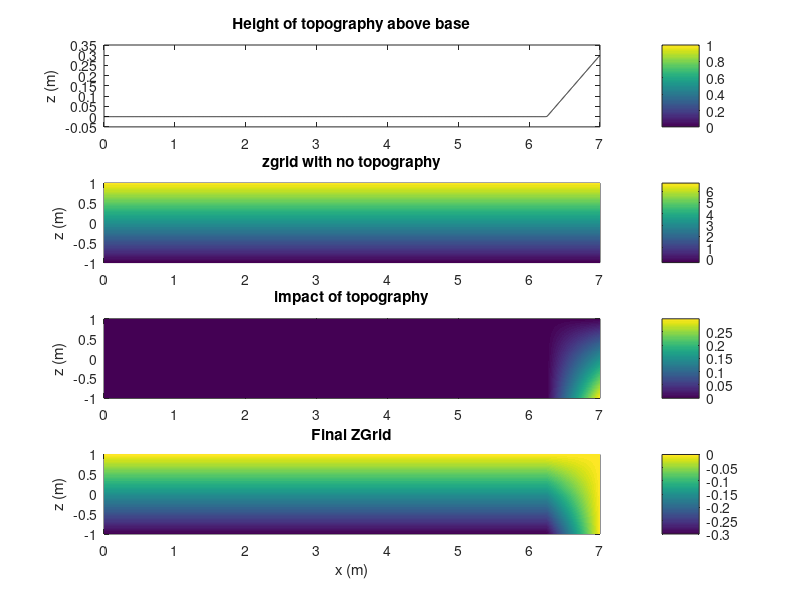
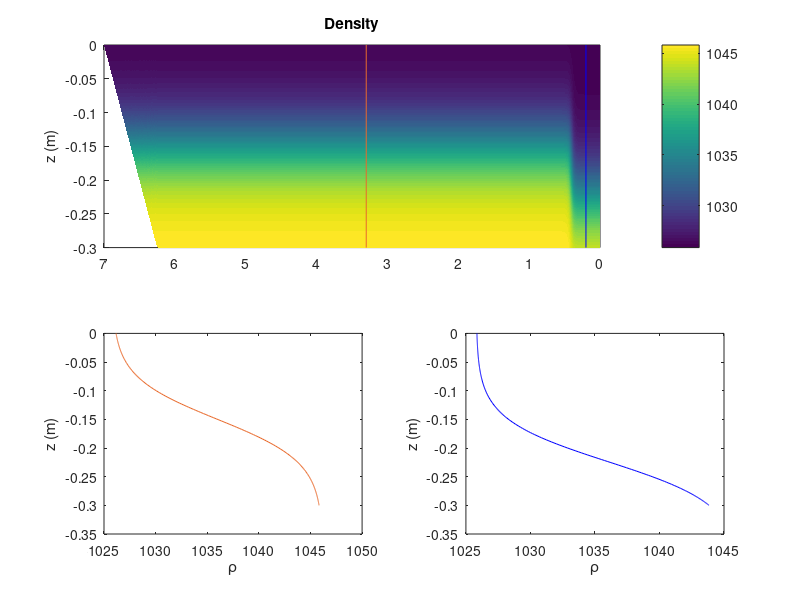

The MATLAB source for these figures, in order:

%INITIAL_CONDITION_MAKER - sets up grids etc as in SPINS, based on input like spins.conf
% outputs a figure equivalent to running the first frame of SPINS
%
% Other m-files required: none
% Subfunctions: none
% MAT-files required: none
%
% See also: 
% Author: Sam Hartharn-Evans
% School of Mathematics, Statistics and Physics, Newcastle University
% email address: s.hartharn-evans2@newcastle.ac.uk
% GitHub: https://github.com/HartharnSam
% June-2020; Last revision: 26-Nov-2020
% MATLAB Version: 9.9.0.1467703 (R2020b)

%---------------------------------------------------
%% BEGIN CODE %%
%---------------------------------------------------
clc; clearvars; close all;
%% Parameters to set to match spins.conf file
% Grid parameters
Lx = 7.0;
Ly = 0.1;
Lz = 0.3;
Nx = 4096;
Ny = 1;
Nz = 256;
min_x=  0;
min_y = 0;
min_z = -.3;

% Physical Parameters
g = 9.81;
rot_f = 0.0e-3;
rho_0 = 1026.0;
visco = 1e-6;
kappa_rho = 1e-7;

% Problem Parameters
delta_rho = (1046-rho_0)/rho_0;
pyc_loc = -0.15;
h_halfwidth = 0.075;
pyc_adj_loc = -0.2237;
h_adj_halfwidth = h_halfwidth;
delta_x = 0.04;
L_adj = 0.4;

% Topography Parameters
hill_height = 0.3;
hill_slope = 0.4;
hill_trans = 0.01;
hill_end_dist = -0.0;

%% Set up grid (don't change this bit)

x = min_x:Lx/(Nx-1):Lx;
y = min_y:Ly/(Ny-1):Ly;
z = 0:Lz/(Nz-1):(Lz);
[xx, yy, ~] = meshgrid(x, y, z);

xx = squeeze(xx);

ii = repmat(0:Nz-1, Nx,1);
kk = repmat(0:Nx-1, 1, Nz);

% set up Chebyshev in vertical
zz = -cos(ii.*pi./(Nz-1));

%% Set up topography and zg (z grid) based on problem topography parameters and equations in .cpp code
hill_length = hill_height/hill_slope;

a1 = Lx-hill_length-hill_end_dist;
d = hill_trans;
a2 = Lx-hill_end_dist;

topo = hill_slope/2 *(hill_length + d*(log(2*cosh((xx - a1)/d)) - log(2*cosh((xx-a2)/d))));

%((.5*(xx-a1+(d1*log(2*cosh((xx-a1)/d1))))));

zg = min_z + 0.5*Lz*(1+zz) + 0.5*(1-zz).*topo;

%% Plot these things upfigure
% Note Units/absolute numbers aren't relevant, just how they change within
% a plot is useful
figure
subplot(4, 1, 1)
plot(x, topo(:, 1), 'k-');
ylabel('z (m)');
title('Height of topography above base')
colorbar
set(gca, 'xlim', [min_x Lx]);

subplot(4, 1, 2)
pcolor(squeeze(xx), squeeze(zz), squeeze(min_z + 0.5*Lx*(1+zz))); shading flat; colorbar
ylabel('z (m)');
title('zgrid with no topography')

subplot(4, 1, 3)
pcolor(squeeze(xx), squeeze(zz), squeeze(0.5*(1-zz).*topo)); shading flat; colorbar
title('impact of topography')
ylabel('z (m)');

subplot(4, 1, 4); 
pcolor(squeeze(xx), squeeze(zz), squeeze(zg)); shading flat; colorbar
title('Final ZGrid');
xlabel('x (m)');
ylabel('z (m)');

%% Identify behind gate and flat bed profile locations
% Behind gate profile
inds_gate = find(xx(:, 1)<L_adj);
line_1 = inds_gate(round(length(inds_gate)/2));

% Flat bed profile
inds_free_wave = find(xx(:, 1)>L_adj*1.15 & xx(:, 1)<(Lx - ...
    (hill_height/hill_slope)*1.15));
line_2 = inds_free_wave(round(length(inds_free_wave)/2));

%% Calculate density profile (based on problem parameters and .cpp equations)

rho =  -0.5 * delta_rho * tanh((zg-pyc_loc)/h_halfwidth); % Without the gate

rho = rho.*0.5.*(1.0+tanh((xx-L_adj)/delta_x)); % Clears the region behind the gate
rho = rho + 0.5*(1.0-tanh((xx-L_adj)/delta_x))...
    .*(-0.5*delta_rho*tanh((zg-pyc_adj_loc)/h_adj_halfwidth)); % Adds in density around the gate

% Conversion to real units
rho = rho_0.*(1 + delta_rho/2 + rho.*(delta_rho.*(1+delta_rho) + 1));

%% Plot densities
figure(2)
subplot(2, 2, [1 2])

pcolor(xx,zg,rho),shading flat
title('Density')
%contourf(x,z,rho),shading flat % This is better for printed figures
ylabel('z (m)')
colorbar
set(gca, 'XDir', 'reverse')
hold on
plot([xx(line_1, 1) xx(line_1, 1)], [-0.3 0], '-b');
plot([xx(line_2, 1) xx(line_2, 2)], [-0.3 0], '-', 'Color', [ 0.9100 0.4100 0.1700]);

%% Plot Gate Water Column
subplot(2, 2, 4)
plot(rho(line_1, :), zg(line_1, :), '-b')
xlabel('\rho')
ylabel('z (m)')
set(gca, 'XDir', 'normal')
%% Plot Main Water Column
subplot(2, 2, 3)

plot(rho(line_2, :), zg(line_2, :), '-', 'Color', [ 0.9100 0.4100 0.1700]);
xlabel('\rho')
ylabel('z (m)')
set(gca, 'XDir', 'normal')

%% Tracer
% figure
% subplot(2, 2, [1 2])
% 
% pcolor(xx,zg,rho),shading flat
% title('Density')
% %contourf(x,z,rho),shading flat % This is better for printed figures
% ylabel('z (m)')
% colorbar
% set(gca, 'XDir', 'reverse')
% 
% 
% % Set up dye strong in top layer
% dye = 0.5 + 0.5*tanh((zg-pyc_adj_loc)/(h_adj_halfwidth));
% dye = 0.5*dye.*(1+tanh((L_adj-xx)/delta_x));
% 
% 
%  subplot(2, 2, [3 4])
% pcolor(xx, zg, dye), shading flat;
% colorbar
% title('Dye')


